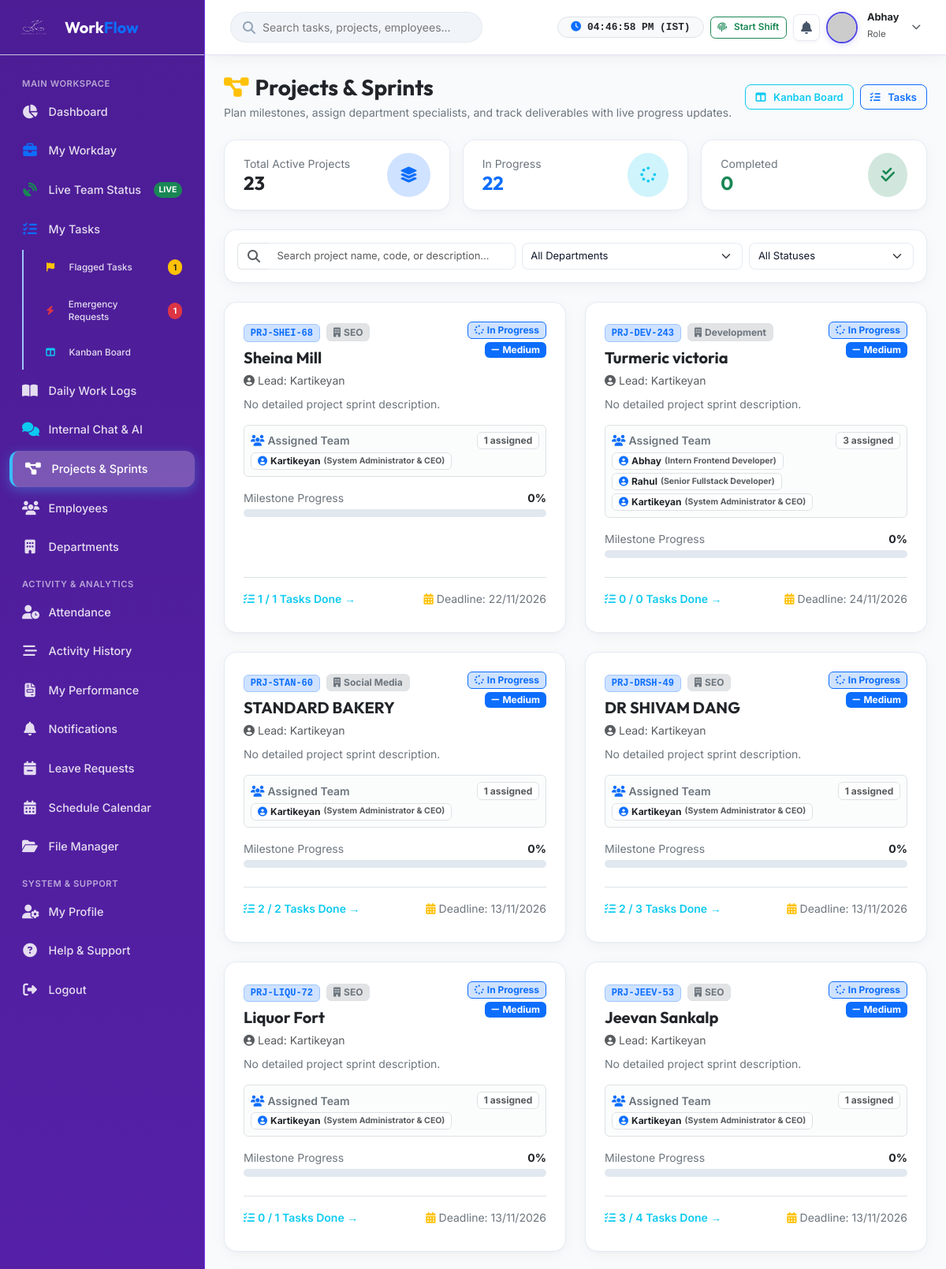
The page /projects/index.php (signed in, upper part) on the database its author committed.
### tables this page shows
CREATE TABLE `projects` (
  `id` int(11) NOT NULL,
  `client_id` int(11) DEFAULT NULL,
  `department_id` int(11) DEFAULT NULL,
  `name` varchar(150) NOT NULL,
  `code` varchar(50) DEFAULT NULL,
  `description` text DEFAULT NULL,
  `priority` varchar(20) DEFAULT 'medium',
  `status` varchar(50) NOT NULL DEFAULT 'in_progress',
  `start_date` date DEFAULT NULL,
  `deadline` date DEFAULT NULL,
  `end_date` date DEFAULT NULL,
  `progress` int(11) DEFAULT 0,
  `budget` decimal(12,2) DEFAULT 0.00,
  `created_by` int(11) DEFAULT NULL,
  `created_at` datetime NOT NULL DEFAULT current_timestamp(),
  `updated_at` datetime NOT NULL DEFAULT current_timestamp() ON UPDATE current_timestamp()
);

CREATE TABLE `departments` (
  `id` int(11) NOT NULL,
  `name` varchar(100) NOT NULL,
  `code` varchar(20) NOT NULL,
  `description` text DEFAULT NULL,
  `created_at` datetime DEFAULT current_timestamp()
);

CREATE TABLE `users` (
  `id` int(11) NOT NULL,
  `role_id` int(11) DEFAULT NULL,
  `department_id` int(11) DEFAULT NULL,
  `employee_code` varchar(50) DEFAULT NULL,
  `name` varchar(100) NOT NULL,
  `email` varchar(150) NOT NULL,
  `username` varchar(100) DEFAULT NULL,
  `password` varchar(255) DEFAULT NULL,
  `password_hash` varchar(255) NOT NULL,
  `phone` varchar(50) DEFAULT NULL,
  `avatar` varchar(255) DEFAULT 'default_avatar.png',
  `designation` varchar(150) DEFAULT NULL,
  `shift_timing` varchar(100) DEFAULT '09:40 AM - 06:30 PM (Fixed Office)',
  `role` varchar(20) NOT NULL DEFAULT 'STAFF',
  `status` varchar(20) NOT NULL DEFAULT 'active',
  `remember_token` varchar(100) DEFAULT NULL,
  `last_login` datetime DEFAULT NULL,
  `created_at` datetime NOT NULL DEFAULT current_timestamp(),
  `updated_at` datetime NOT NULL DEFAULT current_timestamp() ON UPDATE current_timestamp()
);

CREATE TABLE `project_members` (
  `id` int(11) NOT NULL,
  `project_id` int(11) NOT NULL,
  `user_id` int(11) NOT NULL,
  `role_in_project` varchar(50) DEFAULT 'Member',
  `joined_at` datetime DEFAULT current_timestamp()
);

### projects/index.php (called while the page is built, shortened)
<?php
require_once dirname(__DIR__) . '/public/index.php';

### php_app/config/app.php (called while the page is built, shortened)
<?php
function sanitize($input) {
    return htmlspecialchars(trim((string)$input), ENT_QUOTES, 'UTF-8');
}

### php_app/views/projects.php (the view, shortened to what this page needs)
<?php
require_once __DIR__ . '/includes/header.php';
require_once __DIR__ . '/includes/sidebar.php';
$db = Database::getConnection();
$projects = $db->query("
    SELECT p.*, d.name as department_name, d.code as department_code, u.name as creator_name,
           (SELECT COUNT(*) FROM tasks WHERE project_id = p.id) as total_tasks,
           (SELECT COUNT(*) FROM tasks WHERE project_id = p.id AND status IN ('completed', 'done')) as completed_tasks
    FROM projects p
    LEFT JOIN departments d ON p.department_id = d.id
    LEFT JOIN users u ON p.created_by = u.id
    ORDER BY p.id DESC
")->fetchAll();
$allProjectMembers = $db->query("
    SELECT pm.project_id, pm.user_id, pm.role_in_project, u.name, u.designation, u.department_id, u.avatar
    FROM project_members pm
    JOIN users u ON pm.user_id = u.id
    ORDER BY pm.id ASC
")->fetchAll();
$projectMembersMap = [];
foreach ($allProjectMembers as $pm) {
    $projectMembersMap[$pm['project_id']][] = $pm;
}
$totalProjectsCount = count($projects);
$inProgressCount = count(array_filter($projects, function($p) { return in_array($p['status'], ['in_progress', 'active']); }));
$completedCount = count(array_filter($projects, function($p) { return in_array($p['status'], ['completed', 'done']); }));
?>
<div class="main-wrapper">
    <?php require_once __DIR__ . '/includes/navbar.php'; ?>
    <div class="p-4">
        <div class="d-flex justify-content-between align-items-center mb-4 flex-wrap gap-2">
            <div>
                <h3 class="fw-bold text-dark mb-1"><i class="fas fa-project-diagram text-warning me-2"></i>Projects &amp; Sprints</h3>
                <p class="text-secondary small mb-0">Plan milestones, assign department specialists, and track deliverables with live progress updates.</p>
            </div>
            <div class="d-flex gap-2 flex-wrap">
                <a href="<?= BASE_URL ?>/kanban" class="btn btn-outline-info"><i class="fas fa-columns me-1"></i>Kanban Board</a>
                <a href="<?= BASE_URL ?>/tasks" class="btn btn-outline-primary"><i class="fas fa-tasks me-1"></i>Tasks</a>
            </div>
        </div>
        <div class="row g-3 mb-4">
            <div class="col-sm-4">
                <div class="glass-card py-3 px-4 d-flex align-items-center justify-content-between">
                    <div>
                        <div class="text-secondary small">Total Active Projects</div>
                        <h4 class="fw-bold text-dark mb-0"><?= $totalProjectsCount ?></h4>
                    </div>
                    <div class="p-3 bg-primary-subtle text-primary rounded-circle">
                        <i class="fas fa-layer-group fa-lg"></i>
                    </div>
                </div>
            </div>
            <div class="col-sm-4">
                <div class="glass-card py-3 px-4 d-flex align-items-center justify-content-between">
                    <div>
                        <div class="text-secondary small">In Progress</div>
                        <h4 class="fw-bold text-primary mb-0"><?= $inProgressCount ?></h4>
                    </div>
                    <div class="p-3 bg-info-subtle text-info rounded-circle">
                        <i class="fas fa-spinner fa-spin fa-lg"></i>
                    </div>
                </div>
            </div>
            <div class="col-sm-4">
                <div class="glass-card py-3 px-4 d-flex align-items-center justify-content-between">
                    <div>
                        <div class="text-secondary small">Completed</div>
                        <h4 class="fw-bold text-success mb-0"><?= $completedCount ?></h4>
                    </div>
                    <div class="p-3 bg-success-subtle text-success rounded-circle">
                        <i class="fas fa-check-double fa-lg"></i>
                    </div>
                </div>
            </div>
        </div>
        <div class="glass-card mb-4 p-3">
            <div class="row g-2 align-items-center">
                <div class="col-md-5">
                    <div class="input-group">
                        <span class="input-group-text bg-transparent border-end-0 text-muted"><i class="fas fa-search"></i></span>
                        <input type="text" id="projectSearchInput" class="form-control border-start-0" placeholder="Search project name, code, or description...">
                    </div>
                </div>
                <div class="col-md-4">
                    <select id="projectDeptFilter" class="form-select">
                        <option value="">All Departments</option>
                    </select>
                </div>
                <div class="col-md-3">
                    <select id="projectStatusFilter" class="form-select">
                        <option value="">All Statuses</option>
                    </select>
                </div>
            </div>
        </div>
        <div class="row g-4" id="projectsContainer">
            <?php if (empty($projects)): ?>
                <div class="col-12 text-center py-5">
                    <i class="fas fa-project-diagram fa-3x text-muted mb-3 opacity-50"></i>
                    <h5 class="text-muted">No projects found.</h5>
                    <p class="text-secondary small">Create a new project sprint to begin allocating team tasks and tracking deadlines.</p>
                </div>
            <?php else: ?>
                <?php foreach ($projects as $p):
                    $pMems = $projectMembersMap[$p['id']] ?? [];
                ?>
                    <div class="col-lg-6 project-card-item"
                         data-name="<?= strtolower(sanitize($p['name'])) ?>"
                         data-code="<?= strtolower(sanitize($p['code'] ?? '')) ?>"
                         data-dept="<?= strtolower(sanitize($p['department_name'] ?? '')) ?>"
                         data-status="<?= strtolower(sanitize($p['status'])) ?>">
                        <div class="glass-card h-100 d-flex flex-column justify-content-between position-relative">
                            <div>
                                <div class="d-flex justify-content-between align-items-start mb-2 gap-2 flex-wrap">
                                    <div>
                                        <span class="badge bg-primary-subtle text-primary font-monospace mb-1 border border-primary-subtle"><?= sanitize($p['code'] ?: 'PRJ-' . $p['id']) ?></span>
                                        <?php if (!empty($p['department_name'])): ?>
                                            <span class="badge bg-secondary-subtle text-secondary border ms-1"><i class="fas fa-building me-1"></i><?= sanitize($p['department_name']) ?></span>
                                        <?php endif; ?>
                                        <h5 class="fw-bold text-dark mt-1 mb-1"><?= sanitize($p['name']) ?></h5>
                                        <small class="text-muted">
                                            <i class="fas fa-user-circle me-1"></i>Lead: <?= sanitize($p['creator_name'] ?? 'Manager') ?>
                                        </small>
                                    </div>
                                    <div class="d-flex flex-column align-items-end gap-1">
                                        <?= getProjectStatusBadge($p['status'] ?? 'in_progress') ?>
                                        <?= getPriorityBadge($p['priority'] ?? 'medium') ?>
                                    </div>
                                </div>
                                <p class="text-secondary small mb-3">
                                    <?= sanitize($p['description'] ?: 'No detailed project sprint description.') ?>
                                </p>
                                <div class="mb-3 p-2 rounded bg-light bg-opacity-50 border">
                                    <div class="d-flex justify-content-between align-items-center mb-1">
                                        <small class="text-secondary fw-semibold">
                                            <i class="fas fa-users text-primary me-1"></i>Assigned Team
                                        </small>
                                        <span class="badge bg-white text-muted border"><?= count($pMems) ?> assigned</span>
                                    </div>
                                    <div class="d-flex flex-wrap gap-1 align-items-center mt-1">
                                        <?php if (!empty($pMems)): ?>
                                            <?php foreach ($pMems as $mem): ?>
                                                <span class="badge bg-white text-dark border px-2 py-1 d-inline-flex align-items-center"
                                                      title="<?= sanitize($mem['designation'] ?? 'Staff') ?> - <?= sanitize($mem['role_in_project'] ?? 'Member') ?>">
                                                    <i class="fas fa-user-circle text-primary me-1"></i>
                                                    <span><?= sanitize($mem['name']) ?></span>
                                                    <?php if (!empty($mem['designation'])): ?>
                                                        <small class="text-muted ms-1">(<?= sanitize($mem['designation']) ?>)</small>
                                                    <?php endif; ?>
                                                </span>
                                            <?php endforeach; ?>
                                        <?php else: ?>
                                            <span class="text-muted small fst-italic">
                                                <i class="fas fa-info-circle me-1"></i>No team members assigned yet.
                                            </span>
                                        <?php endif; ?>
                                    </div>
                                </div>
                                <div class="mb-3">
                                    <div class="d-flex justify-content-between small text-secondary mb-1">
                                        <span>Milestone Progress</span>
                                        <span class="text-dark fw-bold"><?= (int)$p['progress'] ?>%</span>
                                    </div>
                                    <div class="progress" style="height: 10px; border-radius: 6px; background-color: #e2e8f0;">
                                    </div>
                                </div>
                            </div>
                            <div class="pt-3 border-top mt-2">
                                <div class="d-flex justify-content-between align-items-center small text-secondary mb-2">
                                    <div>
                                        <a href="<?= BASE_URL ?>/tasks" class="text-decoration-none text-info fw-semibold" title="View Project Tasks">
                                            <i class="fas fa-tasks me-1"></i><?= $p['completed_tasks'] ?> / <?= $p['total_tasks'] ?> Tasks Done &rarr;
                                        </a>
                                    </div>
                                    <div>
                                        <i class="fas fa-calendar-alt me-1 text-warning"></i>Deadline: <?= formatISTDate($p['end_date']) ?>
                                    </div>
                                </div>
                            </div>
                        </div>
                    </div>
                <?php endforeach; ?>
            <?php endif; ?>
        </div>
    </div>
</div>
<?php require_once __DIR__ . '/includes/footer.php'; ?>

### php_app/helpers/functions.php (shortened to what this page needs)
<?php
require_once __DIR__ . '/../config/app.php';
function getPriorityBadge(?string $priority): string {
    $norm = strtolower(trim((string)$priority));
    switch ($norm) {
        case 'urgent':
            return '<span class="badge bg-danger text-white px-2 py-1"><i class="fas fa-fire me-1"></i>Urgent</span>';
        case 'high':
            return '<span class="badge bg-warning text-dark px-2 py-1"><i class="fas fa-exclamation-triangle me-1"></i>High</span>';
        case 'medium':
            return '<span class="badge bg-primary text-white px-2 py-1"><i class="fas fa-minus me-1"></i>Medium</span>';
    }
}
function getProjectStatusBadge(?string $status): string {
    $norm = strtolower(trim((string)$status));
    switch ($norm) {
        case 'in_progress':
        case 'active':
            return '<span class="badge bg-primary-subtle text-primary border border-primary px-2 py-1"><i class="fas fa-spinner fa-spin me-1"></i>In Progress</span>';
        case 'planning':
            return '<span class="badge bg-info-subtle text-info border border-info px-2 py-1"><i class="fas fa-lightbulb me-1"></i>Planning</span>';
    }
}
function formatISTDate($datetime = 'now'): string {
    if (empty($datetime) || $datetime === '--') return '--';
    try {
        $dt = is_numeric($datetime) ? (new DateTime())->setTimestamp((int)$datetime) : new DateTime($datetime);
        $dt->setTimezone(new DateTimeZone('Asia/Kolkata'));
        return $dt->format('d/m/Y');
    } catch (Exception $e) {
        return '--';
    }
}

### rows shown on the page
projects: code "PRJ-SHEI-68", department.name "SEO", name "Sheina Mill", users.name "Kartikeyan", status "In Progress", priority "medium" (drawn), description "No detailed project sprint description.", id "1", progress "0", completed_tasks "1", total_tasks "1", end_date "22/11/2026"
project_members: user.name "Kartikeyan", user.designation "System Administrator & CEO"
projects: code "PRJ-DEV-243", department.name "Development", name "Turmeric victoria", users.name "Kartikeyan", status "In Progress", priority "medium" (drawn), description "No detailed project sprint description.", id "3", progress "0", completed_tasks "0", total_tasks "0", end_date "24/11/2026"
project_members: user.name "Abhay", user.designation "Intern Frontend Developer"
project_members: user.name "Rahul", user.designation "Senior Fullstack Developer"
project_members: user.name "Kartikeyan", user.designation "System Administrator & CEO"
projects: code "PRJ-STAN-60", department.name "Social Media", name "STANDARD BAKERY", users.name "Kartikeyan", status "In Progress", priority "medium" (drawn), description "No detailed project sprint description.", id "1", progress "0", completed_tasks "2", total_tasks "2", end_date "13/11/2026"
project_members: user.name "Kartikeyan", user.designation "System Administrator & CEO"
projects: code "PRJ-DRSH-49", department.name "SEO", name "DR SHIVAM DANG", users.name "Kartikeyan", status "In Progress", priority "medium" (drawn), description "No detailed project sprint description.", id "1", progress "0", completed_tasks "2", total_tasks "3", end_date "13/11/2026"
project_members: user.name "Kartikeyan", user.designation "System Administrator & CEO"
projects: code "PRJ-LIQU-72", department.name "SEO", name "Liquor Fort", users.name "Kartikeyan", status "In Progress", priority "medium" (drawn), description "No detailed project sprint description.", id "1", progress "0", completed_tasks "0", total_tasks "1", end_date "13/11/2026"
project_members: user.name "Kartikeyan", user.designation "System Administrator & CEO"
projects: code "PRJ-JEEV-53", department.name "SEO", name "Jeevan Sankalp", users.name "Kartikeyan", status "In Progress", priority "medium" (drawn), description "No detailed project sprint description.", id "1", progress "0", completed_tasks "3", total_tasks "4", end_date "13/11/2026"
project_members: user.name "Kartikeyan", user.designation "System Administrator & CEO"

### other values the page prints
$sidebarOpenFlagsCount "1"
$sidebarPendingEmergencyCount "1"
$user['name'] "Abhay"
$user['role_title'] "Role"
$totalProjectsCount "23"
$inProgressCount "22"
$completedCount "0"
